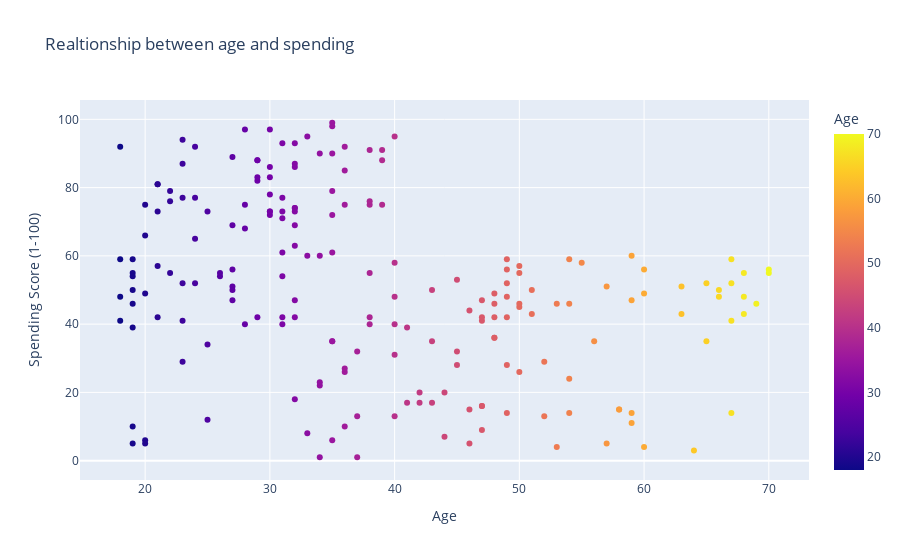

Notebook source saved alongside this figure:
### Code cell
fig2 = px.scatter(data_frame=df, x = 'Age', y='Spending Score (1-100)', title="Realtionship between age and spending", height=300, color='Age')
fig2.show()

### Figure 1 — Plotly figure (JSON) as saved in the notebook; plotly's stock layout.template omitted (floating-point values rounded to 4 significant figures; data arrays with more than 128 entries replaced by an {"elided": "..."} marker saying what was removed)
{"data": [{"hovertemplate": "Age=%{marker.color}<br>Spending Score (1-100)=%{y}<extra></extra>", "legendgroup": "", "marker": {"color": {"elided": "200 int values"}, "coloraxis": "coloraxis", "symbol": "circle"}, "mode": "markers", "name": "", "orientation": "v", "showlegend": false, "type": "scatter", "x": {"elided": "200 int values"}, "xaxis": "x", "y": {"elided": "200 int values"}, "yaxis": "y"}], "layout": {"autosize": true, "coloraxis": {"colorbar": {"title": {"text": "Age"}}, "colorscale": [[0, "#0d0887"], [0.1111, "#46039f"], [0.2222, "#7201a8"], [0.3333, "#9c179e"], [0.4444, "#bd3786"], [0.5556, "#d8576b"], [0.6667, "#ed7953"], [0.7778, "#fb9f3a"], [0.8889, "#fdca26"], [1, "#f0f921"]]}, "legend": {"tracegroupgap": 0}, "title": {"text": "Realtionship between age and spending"}, "xaxis": {"anchor": "y", "autorange": true, "domain": [0, 1], "range": [14.85, 73.15], "title": {"text": "Age"}, "type": "linear"}, "yaxis": {"anchor": "x", "autorange": true, "domain": [0, 1], "range": [-8.507, 108.5], "title": {"text": "Spending Score (1-100)"}, "type": "linear"}}}
